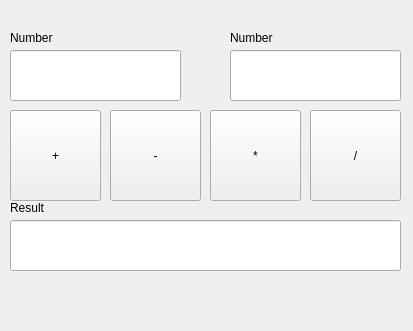
<?xml version="1.0" encoding="UTF-8"?>
<ui version="4.0">
 <class>MainWindow</class>
 <widget class="QMainWindow" name="MainWindow">
  <property name="geometry">
   <rect>
    <x>0</x>
    <y>0</y>
    <width>413</width>
    <height>331</height>
   </rect>
  </property>
  <property name="windowTitle">
   <string>MainWindow</string>
  </property>
  <property name="autoFillBackground">
   <bool>false</bool>
  </property>
  <widget class="QWidget" name="centralwidget">
   <widget class="QLineEdit" name="number1">
    <property name="geometry">
     <rect>
      <x>10</x>
      <y>50</y>
      <width>171</width>
      <height>51</height>
     </rect>
    </property>
   </widget>
   <widget class="QLineEdit" name="number2">
    <property name="geometry">
     <rect>
      <x>230</x>
      <y>50</y>
      <width>171</width>
      <height>51</height>
     </rect>
    </property>
   </widget>
   <widget class="QPushButton" name="plusb">
    <property name="geometry">
     <rect>
      <x>10</x>
      <y>110</y>
      <width>91</width>
      <height>91</height>
     </rect>
    </property>
    <property name="text">
     <string>+</string>
    </property>
   </widget>
   <widget class="QPushButton" name="minusb">
    <property name="geometry">
     <rect>
      <x>110</x>
      <y>110</y>
      <width>91</width>
      <height>91</height>
     </rect>
    </property>
    <property name="text">
     <string>-</string>
    </property>
   </widget>
   <widget class="QPushButton" name="multiplyb">
    <property name="geometry">
     <rect>
      <x>210</x>
      <y>110</y>
      <width>91</width>
      <height>91</height>
     </rect>
    </property>
    <property name="text">
     <string>*</string>
    </property>
   </widget>
   <widget class="QPushButton" name="divideb">
    <property name="geometry">
     <rect>
      <x>310</x>
      <y>110</y>
      <width>91</width>
      <height>91</height>
     </rect>
    </property>
    <property name="text">
     <string>/</string>
    </property>
   </widget>
   <widget class="QLineEdit" name="result">
    <property name="geometry">
     <rect>
      <x>10</x>
      <y>220</y>
      <width>391</width>
      <height>51</height>
     </rect>
    </property>
    <property name="readOnly">
     <bool>true</bool>
    </property>
   </widget>
   <widget class="QLabel" name="label">
    <property name="geometry">
     <rect>
      <x>10</x>
      <y>30</y>
      <width>58</width>
      <height>16</height>
     </rect>
    </property>
    <property name="text">
     <string>Number</string>
    </property>
   </widget>
   <widget class="QLabel" name="label_2">
    <property name="geometry">
     <rect>
      <x>230</x>
      <y>30</y>
      <width>58</width>
      <height>16</height>
     </rect>
    </property>
    <property name="text">
     <string>Number</string>
    </property>
   </widget>
   <widget class="QLabel" name="label_3">
    <property name="geometry">
     <rect>
      <x>10</x>
      <y>200</y>
      <width>58</width>
      <height>16</height>
     </rect>
    </property>
    <property name="text">
     <string>Result</string>
    </property>
   </widget>
  </widget>
 </widget>
 <resources/>
 <connections/>
</ui>
